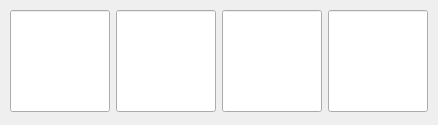
<?xml version="1.0" encoding="UTF-8"?>
<ui version="4.0">
 <class>Dialog</class>
 <widget class="QDialog" name="Dialog">
  <property name="geometry">
   <rect>
    <x>0</x>
    <y>0</y>
    <width>438</width>
    <height>125</height>
   </rect>
  </property>
  <property name="windowTitle">
   <string>PIN</string>
  </property>
  <widget class="QWidget" name="horizontalLayoutWidget">
   <property name="geometry">
    <rect>
     <x>10</x>
     <y>10</y>
     <width>420</width>
     <height>102</height>
    </rect>
   </property>
   <layout class="QHBoxLayout" name="horizontalLayout">
    <item>
     <widget class="QLineEdit" name="lineEdit_4">
      <property name="sizePolicy">
       <sizepolicy hsizetype="Fixed" vsizetype="Fixed">
        <horstretch>0</horstretch>
        <verstretch>0</verstretch>
       </sizepolicy>
      </property>
      <property name="maximumSize">
       <size>
        <width>100</width>
        <height>200</height>
       </size>
      </property>
      <property name="font">
       <font>
        <pointsize>40</pointsize>
       </font>
      </property>
      <property name="maxLength">
       <number>1</number>
      </property>
      <property name="frame">
       <bool>true</bool>
      </property>
      <property name="echoMode">
       <enum>QLineEdit::Password</enum>
      </property>
      <property name="alignment">
       <set>Qt::AlignCenter</set>
      </property>
     </widget>
    </item>
    <item>
     <widget class="QLineEdit" name="lineEdit_3">
      <property name="sizePolicy">
       <sizepolicy hsizetype="Fixed" vsizetype="Fixed">
        <horstretch>0</horstretch>
        <verstretch>0</verstretch>
       </sizepolicy>
      </property>
      <property name="maximumSize">
       <size>
        <width>100</width>
        <height>200</height>
       </size>
      </property>
      <property name="font">
       <font>
        <pointsize>40</pointsize>
       </font>
      </property>
      <property name="maxLength">
       <number>1</number>
      </property>
      <property name="frame">
       <bool>true</bool>
      </property>
      <property name="echoMode">
       <enum>QLineEdit::Password</enum>
      </property>
      <property name="alignment">
       <set>Qt::AlignCenter</set>
      </property>
     </widget>
    </item>
    <item>
     <widget class="QLineEdit" name="lineEdit_2">
      <property name="sizePolicy">
       <sizepolicy hsizetype="Fixed" vsizetype="Fixed">
        <horstretch>0</horstretch>
        <verstretch>0</verstretch>
       </sizepolicy>
      </property>
      <property name="maximumSize">
       <size>
        <width>100</width>
        <height>200</height>
       </size>
      </property>
      <property name="font">
       <font>
        <pointsize>40</pointsize>
       </font>
      </property>
      <property name="maxLength">
       <number>1</number>
      </property>
      <property name="frame">
       <bool>true</bool>
      </property>
      <property name="echoMode">
       <enum>QLineEdit::Password</enum>
      </property>
      <property name="alignment">
       <set>Qt::AlignCenter</set>
      </property>
     </widget>
    </item>
    <item>
     <widget class="QLineEdit" name="lineEdit">
      <property name="sizePolicy">
       <sizepolicy hsizetype="Fixed" vsizetype="Fixed">
        <horstretch>0</horstretch>
        <verstretch>0</verstretch>
       </sizepolicy>
      </property>
      <property name="maximumSize">
       <size>
        <width>100</width>
        <height>200</height>
       </size>
      </property>
      <property name="font">
       <font>
        <pointsize>40</pointsize>
       </font>
      </property>
      <property name="maxLength">
       <number>1</number>
      </property>
      <property name="frame">
       <bool>true</bool>
      </property>
      <property name="echoMode">
       <enum>QLineEdit::Password</enum>
      </property>
      <property name="alignment">
       <set>Qt::AlignCenter</set>
      </property>
     </widget>
    </item>
   </layout>
  </widget>
 </widget>
 <resources/>
 <connections>
  <connection>
   <sender>lineEdit_4</sender>
   <signal>textChanged(QString)</signal>
   <receiver>Dialog</receiver>
   <slot>edit2()</slot>
   <hints>
    <hint type="sourcelabel">
     <x>35</x>
     <y>52</y>
    </hint>
    <hint type="destinationlabel">
     <x>66</x>
     <y>136</y>
    </hint>
   </hints>
  </connection>
  <connection>
   <sender>lineEdit_3</sender>
   <signal>textChanged(QString)</signal>
   <receiver>Dialog</receiver>
   <slot>edit3()</slot>
   <hints>
    <hint type="sourcelabel">
     <x>130</x>
     <y>43</y>
    </hint>
    <hint type="destinationlabel">
     <x>172</x>
     <y>136</y>
    </hint>
   </hints>
  </connection>
  <connection>
   <sender>lineEdit_2</sender>
   <signal>textChanged(QString)</signal>
   <receiver>Dialog</receiver>
   <slot>edit4()</slot>
   <hints>
    <hint type="sourcelabel">
     <x>193</x>
     <y>44</y>
    </hint>
    <hint type="destinationlabel">
     <x>285</x>
     <y>104</y>
    </hint>
   </hints>
  </connection>
  <connection>
   <sender>lineEdit</sender>
   <signal>textChanged(QString)</signal>
   <receiver>Dialog</receiver>
   <slot>accept()</slot>
   <hints>
    <hint type="sourcelabel">
     <x>272</x>
     <y>50</y>
    </hint>
    <hint type="destinationlabel">
     <x>377</x>
     <y>34</y>
    </hint>
   </hints>
  </connection>
 </connections>
 <slots>
  <slot>edit2()</slot>
  <slot>edit3()</slot>
  <slot>edit4()</slot>
 </slots>
</ui>
